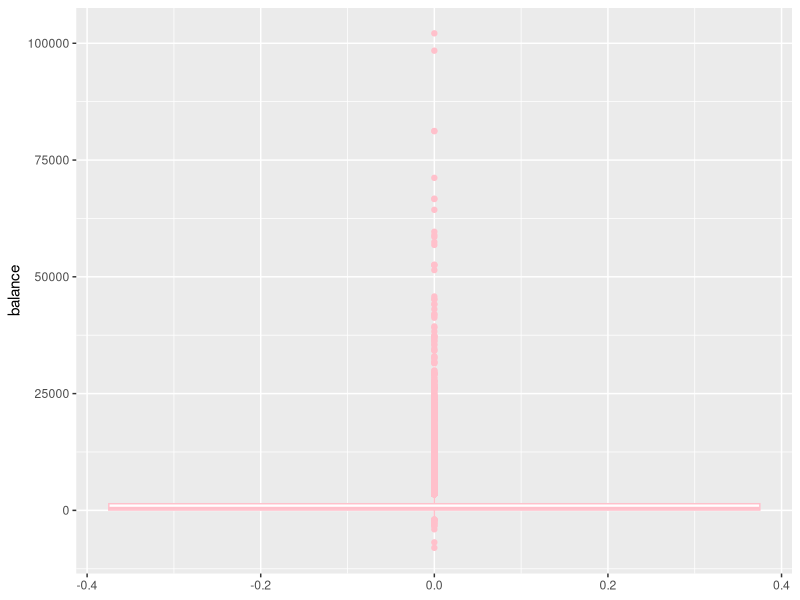

Reproduce this figure in R.
## ---- chunk 1
knitr::opts_chunk$set(echo = TRUE)
## ---- chunk 2
bank <- read.csv('bank.csv')
## ---- chunk 3
library(ggplot2)
library(dplyr)

ggplot(bank, aes(y=balance)) + geom_boxplot(color="pink")
